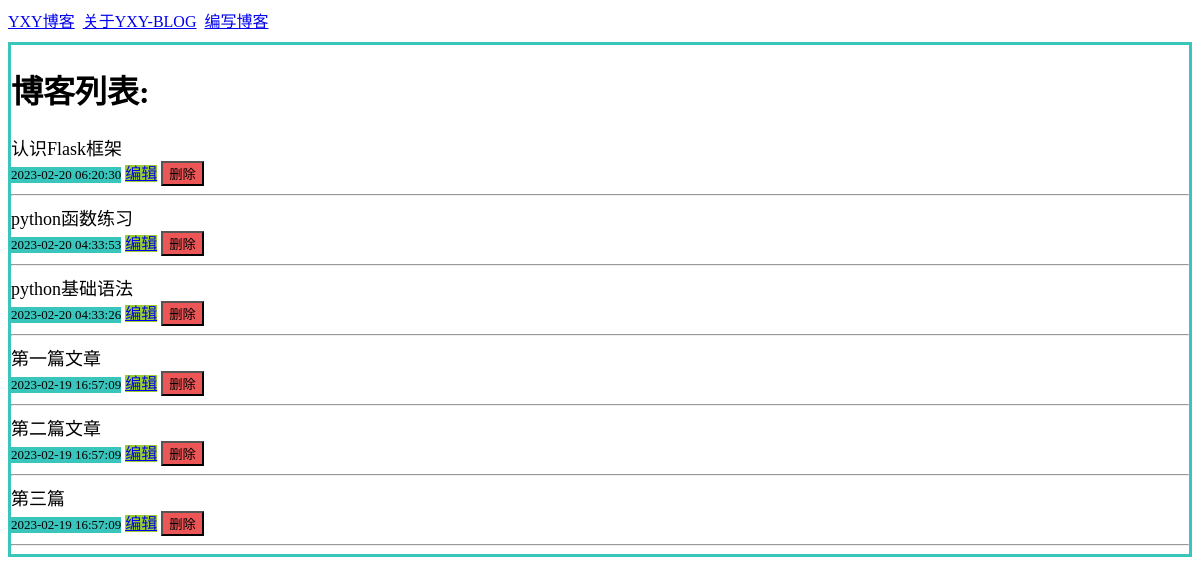
Before: / with the older database file.
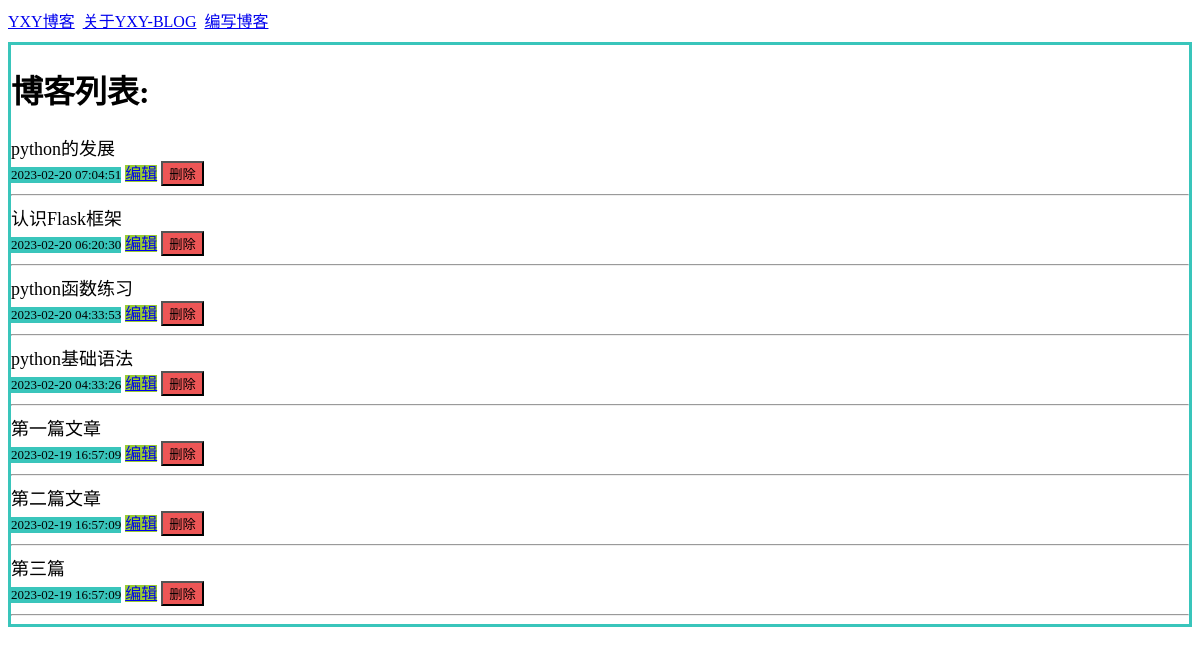
After: the same page with the newer database file.
### tables this page shows
CREATE TABLE blog (
    id INTEGER PRIMARY KEY AUTOINCREMENT,
    created TIMESTAMP NOT NULL DEFAULT CURRENT_TIMESTAMP,
    title TEXT NOT NULL,
    content TEXT NOT NULL
);

### app.py (the view)
@app.route('/')
def index():
    conn = get_db_conn()
    blogs = conn.execute('select * from blog order by created desc').fetchall()  # 从句柄获取data
    html = render_template('index.html', blogs = blogs)
    return html

### app.py (called while the page is built)
def get_db_conn():
    conn = sqlite3.connect('./db/yxyblog.db')
    conn.row_factory = sqlite3.Row
    return conn

### templates/index.html
{% extends 'base.html' %}
{% block content %}
    <h1>{% block title %}博客列表{% endblock %}:</h1>
    {% for blog_idx in blogs %}
        <a class="blog_list_title" href="{{ url_for('blog', blog_id=blog_idx['id']) }}">
            <div>{{ blog_idx['title'] }}</div>
        </a>
        <div class="time">{{ blog_idx['created'] }}</div>
        <a class="edit_btn" href="{{ url_for('edit', blog_id=blog_idx['id']) }}">编辑</a>
        <form class="delete_form" action="{{url_for('delete',blog_id=blog_idx['id'])}}" method="POST">
            <input class="delete_btn" type="submit" value="删除" onclick="return confirm('确定要删除吗？')"></input>
        </form>
        <hr>
    {% endfor %}
{% endblock %}

### templates/base.html (shortened to what this page needs)
<!DOCTYPE html>
<html lang="en">
<head>
    <link rel="stylesheet" href="{{url_for('static', filename ='css/index.css')}}">
</head>
<body>
    <div class="topbox">
        <a href="{{url_for('index')}}">YXY博客</a>&nbsp;
        <a href="{{url_for('about')}}">关于YXY-BLOG</a>&nbsp;
        <a href="{{url_for('new')}}">编写博客</a>&nbsp;
    </div>
    <div class="content">{%block content %} {%endblock %}</div>
    <br>
</body>
</html>

### static/css/index.css (style rules this page uses)
.topbox { margin-bottom: 10px; }
.content { border:3px solid #39c5bb; }
.time { display: inline-block; font-size: 13px; background-color: #39c5bb; }
.blog_list_title { color:black; font-size: 18px; text-decoration: none; }
.edit_btn { background-color: yellowgreen; }
.delete_form { display: inline-block; }
.delete_btn { cursor: pointer; background-color: #ed5656; }

Changed rows visible on the page:
added blog: title "python的发展", created "2023-02-20 07:04:51"
